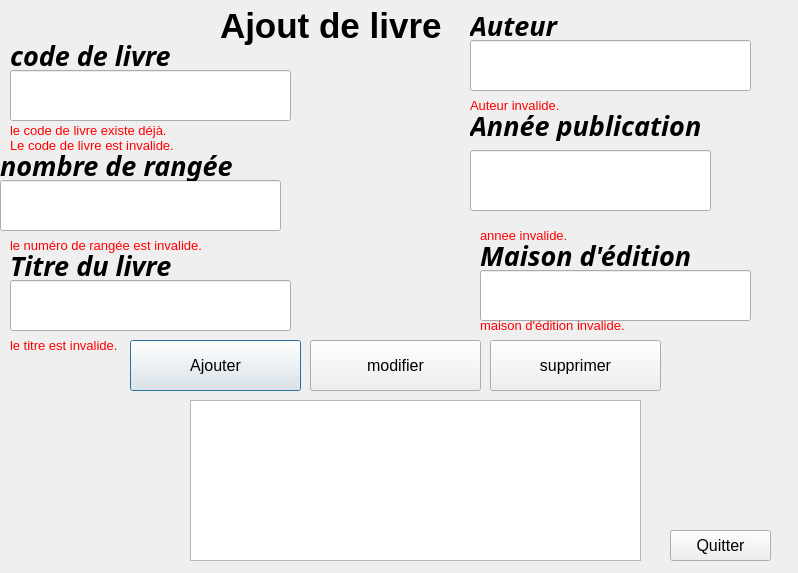
<?xml version="1.0" encoding="UTF-8"?>
<ui version="4.0">
 <class>Dialog</class>
 <widget class="QDialog" name="Dialog">
  <property name="geometry">
   <rect>
    <x>0</x>
    <y>0</y>
    <width>798</width>
    <height>573</height>
   </rect>
  </property>
  <property name="windowTitle">
   <string>Dialog</string>
  </property>
  <widget class="QLabel" name="label_maison">
   <property name="geometry">
    <rect>
     <x>480</x>
     <y>240</y>
     <width>271</width>
     <height>31</height>
    </rect>
   </property>
   <property name="font">
    <font>
     <family>Agency FB</family>
     <pointsize>20</pointsize>
     <weight>75</weight>
     <italic>true</italic>
     <bold>true</bold>
    </font>
   </property>
   <property name="text">
    <string>Maison d'édition</string>
   </property>
  </widget>
  <widget class="QLineEdit" name="lineEdit_auteur">
   <property name="geometry">
    <rect>
     <x>470</x>
     <y>40</y>
     <width>281</width>
     <height>51</height>
    </rect>
   </property>
   <property name="font">
    <font>
     <pointsize>12</pointsize>
     <italic>true</italic>
    </font>
   </property>
  </widget>
  <widget class="QLabel" name="lbl_ajout_livre">
   <property name="geometry">
    <rect>
     <x>220</x>
     <y>0</y>
     <width>271</width>
     <height>51</height>
    </rect>
   </property>
   <property name="font">
    <font>
     <pointsize>26</pointsize>
     <weight>75</weight>
     <bold>true</bold>
    </font>
   </property>
   <property name="text">
    <string>Ajout de livre</string>
   </property>
  </widget>
  <widget class="QLabel" name="label_erreur_annee">
   <property name="enabled">
    <bool>true</bool>
   </property>
   <property name="geometry">
    <rect>
     <x>480</x>
     <y>220</y>
     <width>441</width>
     <height>31</height>
    </rect>
   </property>
   <property name="font">
    <font>
     <pointsize>10</pointsize>
     <weight>50</weight>
     <bold>false</bold>
    </font>
   </property>
   <property name="text">
    <string>&lt;html&gt;&lt;head/&gt;&lt;body&gt;&lt;p&gt;&lt;span style=&quot; color:#ff0000;&quot;&gt;annee invalide.&lt;/span&gt;&lt;/p&gt;&lt;/body&gt;&lt;/html&gt;</string>
   </property>
  </widget>
  <widget class="QLabel" name="label_erreur_nb_rangee">
   <property name="enabled">
    <bool>true</bool>
   </property>
   <property name="geometry">
    <rect>
     <x>10</x>
     <y>230</y>
     <width>361</width>
     <height>31</height>
    </rect>
   </property>
   <property name="font">
    <font>
     <pointsize>10</pointsize>
     <weight>50</weight>
     <bold>false</bold>
    </font>
   </property>
   <property name="text">
    <string>&lt;html&gt;&lt;head/&gt;&lt;body&gt;&lt;p&gt;&lt;span style=&quot; color:#ff0000;&quot;&gt;le numéro de rangée est invalide.&lt;/span&gt;&lt;/p&gt;&lt;/body&gt;&lt;/html&gt;</string>
   </property>
  </widget>
  <widget class="QLineEdit" name="lineEdit_code">
   <property name="geometry">
    <rect>
     <x>10</x>
     <y>70</y>
     <width>281</width>
     <height>51</height>
    </rect>
   </property>
   <property name="font">
    <font>
     <pointsize>12</pointsize>
     <italic>true</italic>
    </font>
   </property>
  </widget>
  <widget class="QPushButton" name="pushButton_ajouter_l">
   <property name="geometry">
    <rect>
     <x>130</x>
     <y>340</y>
     <width>171</width>
     <height>51</height>
    </rect>
   </property>
   <property name="font">
    <font>
     <pointsize>12</pointsize>
    </font>
   </property>
   <property name="text">
    <string>Ajouter</string>
   </property>
  </widget>
  <widget class="QLineEdit" name="lineEdit_maison">
   <property name="geometry">
    <rect>
     <x>480</x>
     <y>270</y>
     <width>271</width>
     <height>51</height>
    </rect>
   </property>
   <property name="font">
    <font>
     <pointsize>12</pointsize>
     <italic>true</italic>
    </font>
   </property>
  </widget>
  <widget class="QLineEdit" name="lineEdit_nb_rangee">
   <property name="geometry">
    <rect>
     <x>0</x>
     <y>180</y>
     <width>281</width>
     <height>51</height>
    </rect>
   </property>
   <property name="font">
    <font>
     <pointsize>12</pointsize>
     <italic>true</italic>
    </font>
   </property>
  </widget>
  <widget class="QLabel" name="label_code">
   <property name="geometry">
    <rect>
     <x>10</x>
     <y>40</y>
     <width>271</width>
     <height>31</height>
    </rect>
   </property>
   <property name="font">
    <font>
     <family>Agency FB</family>
     <pointsize>20</pointsize>
     <weight>75</weight>
     <italic>true</italic>
     <bold>true</bold>
    </font>
   </property>
   <property name="text">
    <string>code de livre</string>
   </property>
  </widget>
  <widget class="QLabel" name="label_erreur_code_inv">
   <property name="enabled">
    <bool>true</bool>
   </property>
   <property name="geometry">
    <rect>
     <x>10</x>
     <y>130</y>
     <width>441</width>
     <height>31</height>
    </rect>
   </property>
   <property name="font">
    <font>
     <pointsize>10</pointsize>
     <weight>50</weight>
     <bold>false</bold>
    </font>
   </property>
   <property name="text">
    <string>&lt;html&gt;&lt;head/&gt;&lt;body&gt;&lt;p&gt;&lt;span style=&quot; color:#ff0000;&quot;&gt;Le code de livre est invalide.&lt;/span&gt;&lt;/p&gt;&lt;/body&gt;&lt;/html&gt;</string>
   </property>
  </widget>
  <widget class="QLabel" name="label_auteur">
   <property name="geometry">
    <rect>
     <x>470</x>
     <y>10</y>
     <width>271</width>
     <height>31</height>
    </rect>
   </property>
   <property name="font">
    <font>
     <family>Agency FB</family>
     <pointsize>20</pointsize>
     <weight>75</weight>
     <italic>true</italic>
     <bold>true</bold>
    </font>
   </property>
   <property name="text">
    <string>Auteur</string>
   </property>
  </widget>
  <widget class="QLabel" name="label_nbrangee">
   <property name="geometry">
    <rect>
     <x>0</x>
     <y>150</y>
     <width>271</width>
     <height>31</height>
    </rect>
   </property>
   <property name="font">
    <font>
     <family>Agency FB</family>
     <pointsize>20</pointsize>
     <weight>75</weight>
     <italic>true</italic>
     <bold>true</bold>
    </font>
   </property>
   <property name="text">
    <string>nombre de rangée</string>
   </property>
  </widget>
  <widget class="QLabel" name="label_erreur_code">
   <property name="geometry">
    <rect>
     <x>10</x>
     <y>120</y>
     <width>421</width>
     <height>21</height>
    </rect>
   </property>
   <property name="font">
    <font>
     <pointsize>10</pointsize>
    </font>
   </property>
   <property name="text">
    <string>&lt;html&gt;&lt;head/&gt;&lt;body&gt;&lt;p&gt;&lt;span style=&quot; color:#ff0000;&quot;&gt;le code de livre existe déjà.&lt;/span&gt;&lt;/p&gt;&lt;/body&gt;&lt;/html&gt;</string>
   </property>
  </widget>
  <widget class="QLineEdit" name="lineEdit_titre">
   <property name="geometry">
    <rect>
     <x>10</x>
     <y>280</y>
     <width>281</width>
     <height>51</height>
    </rect>
   </property>
   <property name="font">
    <font>
     <pointsize>12</pointsize>
     <italic>true</italic>
    </font>
   </property>
  </widget>
  <widget class="QPushButton" name="pushButton_modifier_livre">
   <property name="geometry">
    <rect>
     <x>310</x>
     <y>340</y>
     <width>171</width>
     <height>51</height>
    </rect>
   </property>
   <property name="font">
    <font>
     <pointsize>12</pointsize>
    </font>
   </property>
   <property name="text">
    <string>modifier</string>
   </property>
  </widget>
  <widget class="QPushButton" name="pushButton_quitter_livre">
   <property name="geometry">
    <rect>
     <x>670</x>
     <y>530</y>
     <width>101</width>
     <height>31</height>
    </rect>
   </property>
   <property name="font">
    <font>
     <pointsize>12</pointsize>
    </font>
   </property>
   <property name="text">
    <string>Quitter</string>
   </property>
  </widget>
  <widget class="QLabel" name="label_titre_livre">
   <property name="geometry">
    <rect>
     <x>10</x>
     <y>250</y>
     <width>271</width>
     <height>31</height>
    </rect>
   </property>
   <property name="font">
    <font>
     <family>Agency FB</family>
     <pointsize>20</pointsize>
     <weight>75</weight>
     <italic>true</italic>
     <bold>true</bold>
    </font>
   </property>
   <property name="text">
    <string>Titre du livre</string>
   </property>
  </widget>
  <widget class="QPushButton" name="pushButton_supprimer_livre">
   <property name="geometry">
    <rect>
     <x>490</x>
     <y>340</y>
     <width>171</width>
     <height>51</height>
    </rect>
   </property>
   <property name="font">
    <font>
     <pointsize>12</pointsize>
    </font>
   </property>
   <property name="text">
    <string>supprimer</string>
   </property>
  </widget>
  <widget class="QLabel" name="label_annee_publi">
   <property name="geometry">
    <rect>
     <x>470</x>
     <y>110</y>
     <width>271</width>
     <height>31</height>
    </rect>
   </property>
   <property name="font">
    <font>
     <family>Agency FB</family>
     <pointsize>20</pointsize>
     <weight>75</weight>
     <italic>true</italic>
     <bold>true</bold>
    </font>
   </property>
   <property name="text">
    <string>Année publication</string>
   </property>
  </widget>
  <widget class="QLabel" name="label_erreur_auteur">
   <property name="enabled">
    <bool>true</bool>
   </property>
   <property name="geometry">
    <rect>
     <x>470</x>
     <y>90</y>
     <width>441</width>
     <height>31</height>
    </rect>
   </property>
   <property name="font">
    <font>
     <pointsize>10</pointsize>
     <weight>50</weight>
     <bold>false</bold>
    </font>
   </property>
   <property name="text">
    <string>&lt;html&gt;&lt;head/&gt;&lt;body&gt;&lt;p&gt;&lt;span style=&quot; color:#ff0000;&quot;&gt;Auteur invalide.&lt;/span&gt;&lt;/p&gt;&lt;/body&gt;&lt;/html&gt;</string>
   </property>
  </widget>
  <widget class="QLabel" name="label_erreur_livre_t_inv">
   <property name="enabled">
    <bool>true</bool>
   </property>
   <property name="geometry">
    <rect>
     <x>10</x>
     <y>330</y>
     <width>361</width>
     <height>31</height>
    </rect>
   </property>
   <property name="font">
    <font>
     <pointsize>10</pointsize>
     <weight>50</weight>
     <bold>false</bold>
    </font>
   </property>
   <property name="text">
    <string>&lt;html&gt;&lt;head/&gt;&lt;body&gt;&lt;p&gt;&lt;span style=&quot; color:#ff0000;&quot;&gt;le titre est invalide.&lt;/span&gt;&lt;/p&gt;&lt;/body&gt;&lt;/html&gt;</string>
   </property>
  </widget>
  <widget class="QLabel" name="label_erreur_annee_2">
   <property name="enabled">
    <bool>true</bool>
   </property>
   <property name="geometry">
    <rect>
     <x>480</x>
     <y>310</y>
     <width>441</width>
     <height>31</height>
    </rect>
   </property>
   <property name="font">
    <font>
     <pointsize>10</pointsize>
     <weight>50</weight>
     <bold>false</bold>
    </font>
   </property>
   <property name="text">
    <string>&lt;html&gt;&lt;head/&gt;&lt;body&gt;&lt;p&gt;&lt;span style=&quot; color:#ff0000;&quot;&gt;maison d'édition invalide.&lt;/span&gt;&lt;/p&gt;&lt;/body&gt;&lt;/html&gt;</string>
   </property>
  </widget>
  <widget class="QTextBrowser" name="textBrowser_livre">
   <property name="geometry">
    <rect>
     <x>190</x>
     <y>400</y>
     <width>451</width>
     <height>161</height>
    </rect>
   </property>
  </widget>
  <widget class="QLineEdit" name="lineEdit">
   <property name="geometry">
    <rect>
     <x>470</x>
     <y>150</y>
     <width>241</width>
     <height>61</height>
    </rect>
   </property>
  </widget>
 </widget>
 <resources/>
 <connections/>
</ui>
